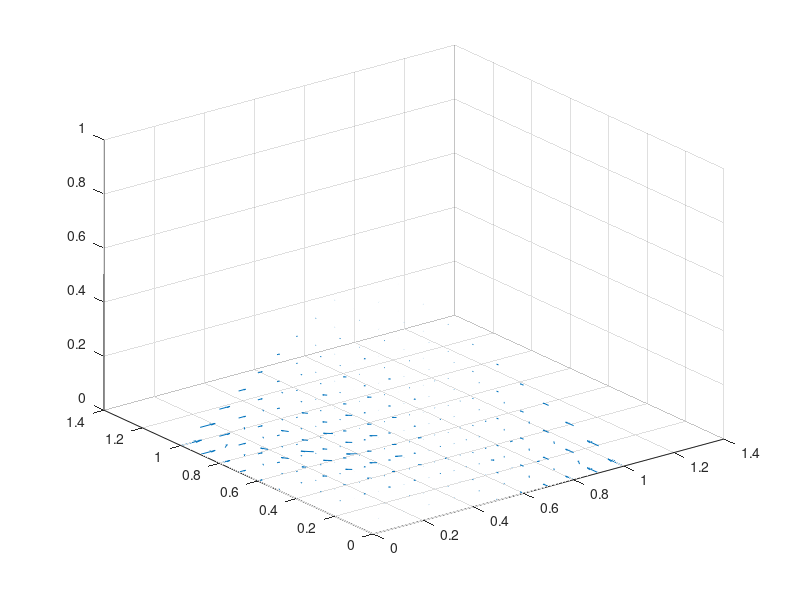

This figure's MATLAB source:
%f = @(x,y,z) [1-2.*x-y-z,-x,-x];
%f = @(u,v,w) [-v-u.*v+v.^2+v.*w,-u+u.^2-u.*v+u.*w,-2*u.*v];
f = @(u,v,w) [3*u.^2.*v-6*u.*v.^2+v.^3,u.^3-6*u.^3.*v+3*u.*v.^2];

[X,Y,Z] = meshgrid(linspace(0,1,11));

X(X+Y+Z>1) = NaN;
Y(X+Y+Z>1) = NaN;
Z(X+Y+Z>1) = NaN;

% X = X(:,:,1);
% Y = Y(:,:,1);
% Z = Z(:,:,1);

V = f(X,Y,Z);

V1 = V(:,1:size(X,1),:);
V2 = V(:,1+size(X,1):2*size(X,1),:);
%V3 = V(:,1+2*size(X,1):3*size(X,1),:);
V3 = zeros(size(V1));

quiver3(X,Y,Z,V1,V2,V3)